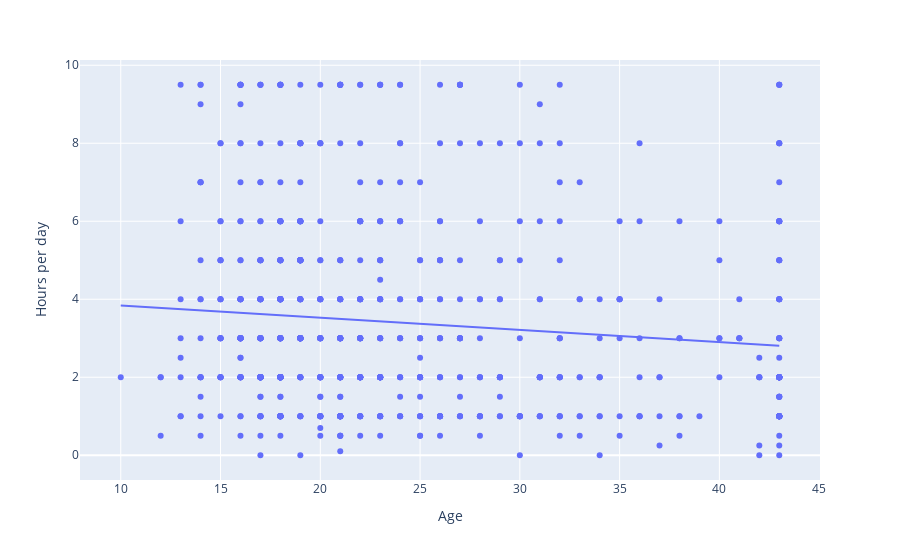

The notebook cell saved with this chart:
### Markdown cell above
#### Continous to Continous Bivariate Analysis

### Code cell
## Plot Fare Distribution Across Age usinf Joint
fig = px.scatter(df, x="Age", y="Hours per day", trendline="ols")
fig.show()

### Figure 1 — Plotly figure (JSON) as saved in the notebook; plotly's stock layout.template omitted (floating-point values rounded to 4 significant figures; data arrays with more than 128 entries replaced by an {"elided": "..."} marker saying what was removed)
{"data": [{"hovertemplate": "Age=%{x}<br>Hours per day=%{y}<extra></extra>", "legendgroup": "", "marker": {"color": "#636efa", "symbol": "circle"}, "mode": "markers", "name": "", "orientation": "v", "showlegend": false, "type": "scatter", "x": {"elided": "736 int values"}, "xaxis": "x", "y": {"elided": "736 float values"}, "yaxis": "y"}, {"hovertemplate": "<b>OLS trendline</b><br>Hours per day = -0.0312707 * Age + 4.15499<br>R<sup>2</sup>=0.011962<br><br>Age=%{x}<br>Hours per day=%{y} <b>(trend)</b><extra></extra>", "legendgroup": "", "marker": {"color": "#636efa", "symbol": "circle"}, "mode": "lines", "name": "", "showlegend": false, "type": "scatter", "x": {"elided": "736 int values"}, "xaxis": "x", "y": {"elided": "736 float values"}, "yaxis": "y"}], "layout": {"legend": {"tracegroupgap": 0}, "margin": {"t": 60}, "xaxis": {"anchor": "y", "domain": [0, 1], "title": {"text": "Age"}}, "yaxis": {"anchor": "x", "domain": [0, 1], "title": {"text": "Hours per day"}}}}
